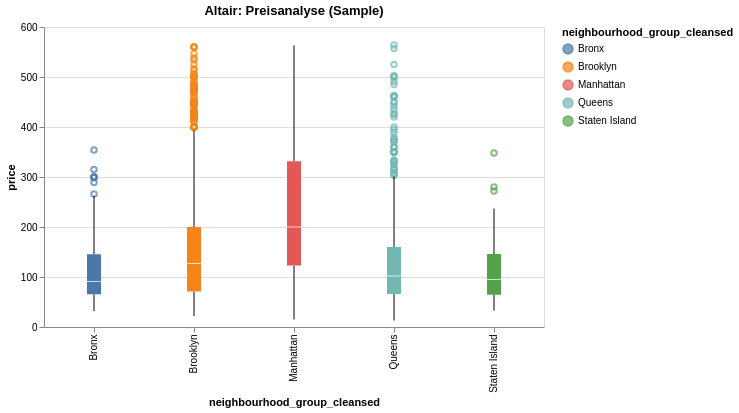

The notebook cell saved with this chart:
### Code cell
alt.Chart(df_view.sample(5000)).mark_boxplot().encode(
    x='neighbourhood_group_cleansed:N',
    y='price:Q',
    color='neighbourhood_group_cleansed:N'
).properties(width=500, title='Altair: Preisanalyse (Sample)').interactive()

### Figure 1 — Vega-Lite specification as saved in the notebook (floating-point values rounded to 4 significant figures; data arrays with more than 128 entries replaced by an {"elided": "..."} marker saying what was removed)
{"config": {"view": {"continuousWidth": 300, "continuousHeight": 300}}, "data": {"name": "data-8c9dea765446205db093718090c9ddce"}, "mark": {"type": "boxplot"}, "encoding": {"color": {"field": "neighbourhood_group_cleansed", "type": "nominal"}, "x": {"field": "neighbourhood_group_cleansed", "type": "nominal"}, "y": {"field": "price", "type": "quantitative"}}, "params": [{"name": "param_1e9efca18e7a2868", "select": {"type": "interval", "encodings": ["x", "y"]}, "bind": "scales"}], "title": "Altair: Preisanalyse (Sample)", "width": 500, "$schema": "https://vega.github.io/schema/vega-lite/v6.1.0.json", "datasets": {"data-8c9dea765446205db093718090c9ddce": {"elided": "5000 records"}}}
